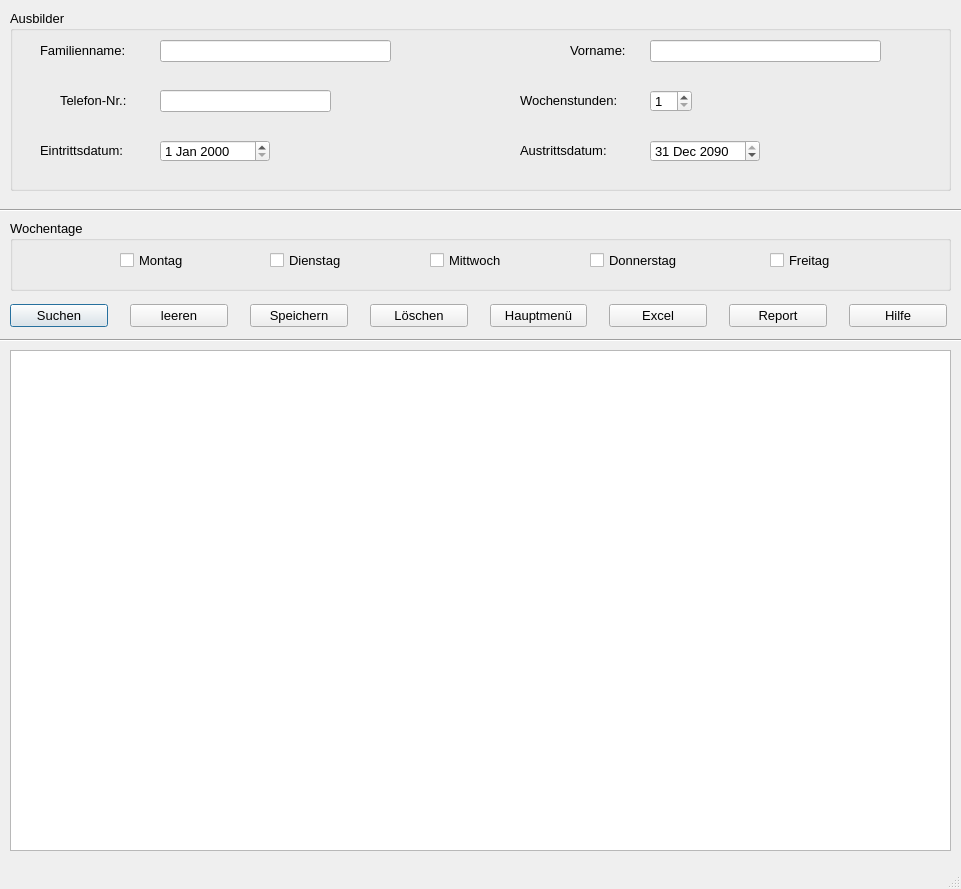
<?xml version="1.0" encoding="UTF-8"?>
<ui version="4.0">
 <class>Ausbilder</class>
 <widget class="QDialog" name="Ausbilder">
  <property name="geometry">
   <rect>
    <x>0</x>
    <y>0</y>
    <width>961</width>
    <height>889</height>
   </rect>
  </property>
  <property name="minimumSize">
   <size>
    <width>761</width>
    <height>889</height>
   </size>
  </property>
  <property name="font">
   <font>
    <pointsize>10</pointsize>
   </font>
  </property>
  <property name="windowTitle">
   <string>Ausbilder</string>
  </property>
  <property name="sizeGripEnabled">
   <bool>true</bool>
  </property>
  <widget class="Line" name="line">
   <property name="geometry">
    <rect>
     <x>-60</x>
     <y>190</y>
     <width>1091</width>
     <height>41</height>
    </rect>
   </property>
   <property name="orientation">
    <enum>Qt::Horizontal</enum>
   </property>
  </widget>
  <widget class="QGroupBox" name="groupBox">
   <property name="geometry">
    <rect>
     <x>10</x>
     <y>10</y>
     <width>941</width>
     <height>181</height>
    </rect>
   </property>
   <property name="title">
    <string>Ausbilder</string>
   </property>
   <property name="flat">
    <bool>false</bool>
   </property>
   <widget class="QLabel" name="l_Familienname">
    <property name="geometry">
     <rect>
      <x>30</x>
      <y>30</y>
      <width>121</width>
      <height>21</height>
     </rect>
    </property>
    <property name="text">
     <string>Familienname:</string>
    </property>
   </widget>
   <widget class="QLineEdit" name="le_Familienname">
    <property name="geometry">
     <rect>
      <x>150</x>
      <y>30</y>
      <width>231</width>
      <height>22</height>
     </rect>
    </property>
   </widget>
   <widget class="QLineEdit" name="le_Telefon">
    <property name="geometry">
     <rect>
      <x>150</x>
      <y>80</y>
      <width>171</width>
      <height>22</height>
     </rect>
    </property>
   </widget>
   <widget class="QLabel" name="l_Telefon">
    <property name="geometry">
     <rect>
      <x>50</x>
      <y>80</y>
      <width>91</width>
      <height>21</height>
     </rect>
    </property>
    <property name="text">
     <string>Telefon-Nr.:</string>
    </property>
   </widget>
   <widget class="QLabel" name="l_Eintrittsdatum">
    <property name="geometry">
     <rect>
      <x>30</x>
      <y>130</y>
      <width>111</width>
      <height>21</height>
     </rect>
    </property>
    <property name="text">
     <string>Eintrittsdatum:</string>
    </property>
   </widget>
   <widget class="QLineEdit" name="le_Vorname">
    <property name="geometry">
     <rect>
      <x>640</x>
      <y>30</y>
      <width>231</width>
      <height>22</height>
     </rect>
    </property>
   </widget>
   <widget class="QLabel" name="l_Vorname">
    <property name="geometry">
     <rect>
      <x>560</x>
      <y>30</y>
      <width>71</width>
      <height>21</height>
     </rect>
    </property>
    <property name="text">
     <string>Vorname:</string>
    </property>
   </widget>
   <widget class="QLabel" name="l_Austrittsdatum">
    <property name="geometry">
     <rect>
      <x>510</x>
      <y>130</y>
      <width>121</width>
      <height>21</height>
     </rect>
    </property>
    <property name="text">
     <string>Austrittsdatum:</string>
    </property>
   </widget>
   <widget class="QSpinBox" name="sb_Wochenstunden">
    <property name="geometry">
     <rect>
      <x>640</x>
      <y>80</y>
      <width>42</width>
      <height>22</height>
     </rect>
    </property>
    <property name="minimum">
     <number>1</number>
    </property>
    <property name="maximum">
     <number>50</number>
    </property>
   </widget>
   <widget class="QLabel" name="l_Wochenstunden">
    <property name="geometry">
     <rect>
      <x>510</x>
      <y>80</y>
      <width>131</width>
      <height>21</height>
     </rect>
    </property>
    <property name="text">
     <string>Wochenstunden:</string>
    </property>
   </widget>
   <widget class="QDateEdit" name="de_Eintritt">
    <property name="geometry">
     <rect>
      <x>150</x>
      <y>130</y>
      <width>110</width>
      <height>22</height>
     </rect>
    </property>
   </widget>
   <widget class="QDateEdit" name="de_Austritt">
    <property name="geometry">
     <rect>
      <x>640</x>
      <y>130</y>
      <width>110</width>
      <height>22</height>
     </rect>
    </property>
    <property name="dateTime">
     <datetime>
      <hour>0</hour>
      <minute>0</minute>
      <second>0</second>
      <year>2090</year>
      <month>12</month>
      <day>31</day>
     </datetime>
    </property>
    <property name="maximumDateTime">
     <datetime>
      <hour>23</hour>
      <minute>59</minute>
      <second>59</second>
      <year>2090</year>
      <month>12</month>
      <day>31</day>
     </datetime>
    </property>
   </widget>
  </widget>
  <widget class="QGroupBox" name="groupBox_2">
   <property name="geometry">
    <rect>
     <x>10</x>
     <y>220</y>
     <width>941</width>
     <height>71</height>
    </rect>
   </property>
   <property name="title">
    <string>Wochentage</string>
   </property>
   <property name="flat">
    <bool>false</bool>
   </property>
   <widget class="QCheckBox" name="cb_montag">
    <property name="geometry">
     <rect>
      <x>110</x>
      <y>30</y>
      <width>81</width>
      <height>20</height>
     </rect>
    </property>
    <property name="text">
     <string>Montag</string>
    </property>
   </widget>
   <widget class="QCheckBox" name="cb_Dienstag">
    <property name="geometry">
     <rect>
      <x>260</x>
      <y>30</y>
      <width>91</width>
      <height>20</height>
     </rect>
    </property>
    <property name="text">
     <string>Dienstag</string>
    </property>
   </widget>
   <widget class="QCheckBox" name="cb_Mittwoch">
    <property name="geometry">
     <rect>
      <x>420</x>
      <y>30</y>
      <width>91</width>
      <height>20</height>
     </rect>
    </property>
    <property name="text">
     <string>Mittwoch</string>
    </property>
   </widget>
   <widget class="QCheckBox" name="cb_Donnerstag">
    <property name="geometry">
     <rect>
      <x>580</x>
      <y>30</y>
      <width>121</width>
      <height>20</height>
     </rect>
    </property>
    <property name="text">
     <string>Donnerstag</string>
    </property>
   </widget>
   <widget class="QCheckBox" name="cb_Freitag">
    <property name="geometry">
     <rect>
      <x>760</x>
      <y>30</y>
      <width>81</width>
      <height>20</height>
     </rect>
    </property>
    <property name="text">
     <string>Freitag</string>
    </property>
   </widget>
  </widget>
  <widget class="Line" name="line_2">
   <property name="geometry">
    <rect>
     <x>-140</x>
     <y>320</y>
     <width>1191</width>
     <height>41</height>
    </rect>
   </property>
   <property name="orientation">
    <enum>Qt::Horizontal</enum>
   </property>
  </widget>
  <widget class="QTableWidget" name="tw_anzeige">
   <property name="geometry">
    <rect>
     <x>10</x>
     <y>350</y>
     <width>941</width>
     <height>501</height>
    </rect>
   </property>
   <property name="sizeAdjustPolicy">
    <enum>QAbstractScrollArea::AdjustIgnored</enum>
   </property>
   <property name="editTriggers">
    <set>QAbstractItemView::NoEditTriggers</set>
   </property>
   <property name="alternatingRowColors">
    <bool>true</bool>
   </property>
   <attribute name="verticalHeaderVisible">
    <bool>true</bool>
   </attribute>
  </widget>
  <widget class="QLabel" name="lab_INFO">
   <property name="geometry">
    <rect>
     <x>10</x>
     <y>860</y>
     <width>821</width>
     <height>21</height>
    </rect>
   </property>
   <property name="font">
    <font>
     <pointsize>10</pointsize>
    </font>
   </property>
   <property name="text">
    <string/>
   </property>
  </widget>
  <widget class="QWidget" name="layoutWidget">
   <property name="geometry">
    <rect>
     <x>10</x>
     <y>300</y>
     <width>937</width>
     <height>32</height>
    </rect>
   </property>
   <layout class="QHBoxLayout" name="horizontalLayout">
    <property name="spacing">
     <number>22</number>
    </property>
    <item>
     <widget class="QPushButton" name="pb_suchen">
      <property name="text">
       <string>Suchen</string>
      </property>
      <property name="icon">
       <iconset>
        <normaloff>../../_Symbole/UsedSymbols/searchmagnifierinterfacesymbol1_79893.ico</normaloff>../../_Symbole/UsedSymbols/searchmagnifierinterfacesymbol1_79893.ico</iconset>
      </property>
     </widget>
    </item>
    <item>
     <widget class="QPushButton" name="pb_leeren">
      <property name="text">
       <string>leeren</string>
      </property>
      <property name="icon">
       <iconset>
        <normaloff>../../_Symbole/UsedSymbols/-clear_90704.ico</normaloff>../../_Symbole/UsedSymbols/-clear_90704.ico</iconset>
      </property>
     </widget>
    </item>
    <item>
     <widget class="QPushButton" name="pb_Speichern">
      <property name="text">
       <string>Speichern</string>
      </property>
      <property name="icon">
       <iconset>
        <normaloff>../../_Symbole/UsedSymbols/save_3621.ico</normaloff>../../_Symbole/UsedSymbols/save_3621.ico</iconset>
      </property>
     </widget>
    </item>
    <item>
     <widget class="QPushButton" name="pb_Loeschen">
      <property name="text">
       <string>Löschen</string>
      </property>
      <property name="icon">
       <iconset>
        <normaloff>../../_Symbole/UsedSymbols/seo-social-web-network-internet_262_icon-icons.com_61518.ico</normaloff>../../_Symbole/UsedSymbols/seo-social-web-network-internet_262_icon-icons.com_61518.ico</iconset>
      </property>
     </widget>
    </item>
    <item>
     <widget class="QPushButton" name="pb_Abbrechen">
      <property name="minimumSize">
       <size>
        <width>0</width>
        <height>0</height>
       </size>
      </property>
      <property name="text">
       <string>Hauptmenü</string>
      </property>
      <property name="icon">
       <iconset>
        <normaloff>../../_Symbole/UsedSymbols/log-out_icon-icons.com_50106.ico</normaloff>../../_Symbole/UsedSymbols/log-out_icon-icons.com_50106.ico</iconset>
      </property>
     </widget>
    </item>
    <item>
     <widget class="QPushButton" name="pb_excel">
      <property name="text">
       <string>Excel</string>
      </property>
      <property name="icon">
       <iconset>
        <normaloff>../../_Symbole/UsedSymbols/microsoft_excel_icon_132212.ico</normaloff>../../_Symbole/UsedSymbols/microsoft_excel_icon_132212.ico</iconset>
      </property>
     </widget>
    </item>
    <item>
     <widget class="QPushButton" name="pb_report">
      <property name="text">
       <string>Report</string>
      </property>
      <property name="icon">
       <iconset>
        <normaloff>../../_Symbole/UsedSymbols/reporting_noun_report_document_file_icon_148360.ico</normaloff>../../_Symbole/UsedSymbols/reporting_noun_report_document_file_icon_148360.ico</iconset>
      </property>
     </widget>
    </item>
    <item>
     <widget class="QPushButton" name="pb_Hilfe">
      <property name="text">
       <string>Hilfe</string>
      </property>
      <property name="icon">
       <iconset>
        <normaloff>../../_Symbole/UsedSymbols/info_13213.ico</normaloff>../../_Symbole/UsedSymbols/info_13213.ico</iconset>
      </property>
     </widget>
    </item>
   </layout>
  </widget>
 </widget>
 <tabstops>
  <tabstop>le_Familienname</tabstop>
  <tabstop>le_Vorname</tabstop>
  <tabstop>le_Telefon</tabstop>
  <tabstop>sb_Wochenstunden</tabstop>
  <tabstop>de_Eintritt</tabstop>
  <tabstop>de_Austritt</tabstop>
  <tabstop>cb_montag</tabstop>
  <tabstop>cb_Dienstag</tabstop>
  <tabstop>cb_Mittwoch</tabstop>
  <tabstop>cb_Donnerstag</tabstop>
  <tabstop>cb_Freitag</tabstop>
  <tabstop>pb_suchen</tabstop>
  <tabstop>pb_Speichern</tabstop>
  <tabstop>pb_Loeschen</tabstop>
  <tabstop>pb_Abbrechen</tabstop>
  <tabstop>pb_excel</tabstop>
  <tabstop>pb_report</tabstop>
  <tabstop>pb_Hilfe</tabstop>
  <tabstop>tw_anzeige</tabstop>
 </tabstops>
 <resources/>
 <connections/>
</ui>
